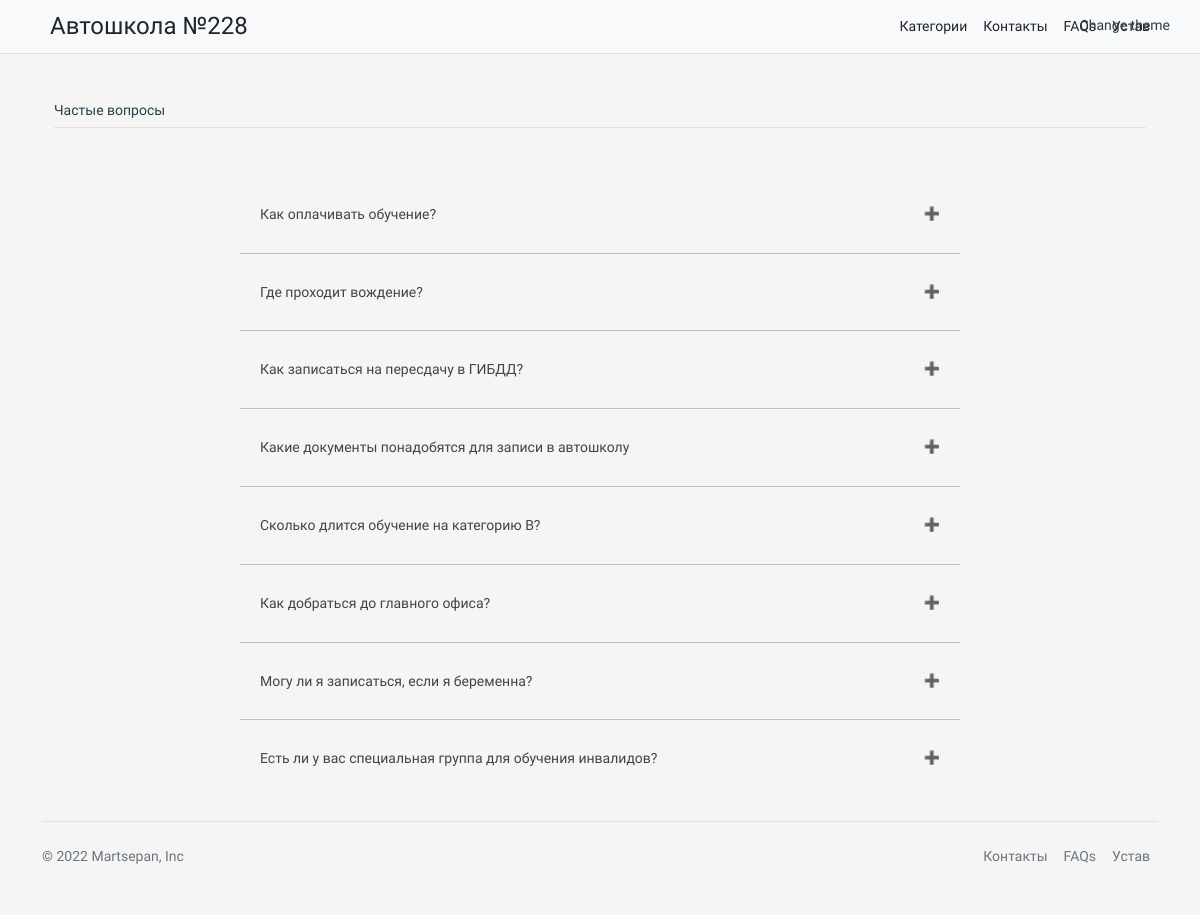
Page /faq on the committed database.
### school/models.py (models this page shows, shortened)
class FAQS(models.Model):
    question = models.CharField('Вопрос', max_length=100, null=False)
    answer = models.CharField('Ответ', max_length=300, null=False)
    class Meta:
        verbose_name = 'Вопросы и ответы'
        verbose_name_plural = 'Ответы'

### school/views.py (the view)
# urls.py: path('faq', views.faq, name='faq'),
def faq(request):
    faqs = FAQS.objects.all()
    return render (request, 'school/faqs.html', {"faqs": faqs})

### school/templates/school/faqs.html (shortened to what this page needs)
{% extends 'school/base.html' %}
{% block content %}
<div class="container px-4 py-5">
    <h1 class="pb-2 border-bottom animate__animated animate__bounceIn wow">Частые вопросы</h1>
    </div>
    <section class="faq-container">
            <h1 class="faq-page animate__animated animate__bounceIn">Как оплачивать обучение?</h1>
        {% for item in faqs %}
        <hr class="hr-line">
            <div>
            <h1 class="faq-page animate__animated animate__bounceIn">{{ item.question }}</h1>
        </div>
        {% endfor %}
    </section>
{% endblock %}

### school/templates/school/base.html (shortened to what this page needs)
    {% load static %}
    <!DOCTYPE html>
    <html lang="ru">
    <head>
        <link rel="stylesheet" href="https://cdn.jsdelivr.net/npm/bootstrap@5.2.0/dist/css/bootstrap.min.css">
        <link rel="stylesheet" href="{% static 'school/css/style.css' %}">
        <link rel="stylesheet" href="{% static 'school/css/animate.css' %}">
        <link rel="stylesheet" href="{% static 'school/css/home.css' %}" id="theme-link">
        <link rel="stylesheet" href="{% static 'school/css/faq.css' %}">
      </head>
    </head>
    <body>
        <nav class="py-2 bg-light border-bottom">
            <div class="container d-flex flex-wrap">
              <span class="me-auto logo"><a href="/" class="nav-link link-dark px-2" aria-current="page">Автошкола №228</a></span>
              <ul class="nav">
                <li class="nav-item"><a href="/info/" class="nav-link link-dark px-2">Категории</a></li>
                <li class="nav-item"><a href="/contacts" class="nav-link link-dark px-2">Контакты</a></li>
                <li class="nav-item"><a href="/faq" class="nav-link link-dark px-2">FAQs</a></li>
                <li class="nav-item"><a href="/charter" class="nav-link link-dark px-2">Устав</a></li>
              </ul>
            </div>
          </nav>
          <div class="theme-button" id="theme-button">Change theme</div>
          {% block content %}{% endblock %}
          <div class="container animate__animated animate__fadeInUp wow">
          <footer class="d-flex flex-wrap justify-content-between align-items-center py-3 my-4 border-top">
            <p class="col-md-4 mb-0 text-muted">© 2022 Martsepan, Inc</p>
            <ul class="nav col-md-4 justify-content-end">
              <li class="nav-item"><a href="/contacts" class="nav-link px-2 text-muted">Контакты</a></li>
              <li class="nav-item"><a href="/faq" class="nav-link px-2 text-muted">FAQs</a></li>
              <li class="nav-item"><a href="/charter" class="nav-link px-2 text-muted">Устав</a></li>
            </ul>
          </footer>
        </div>
      </body>

### school/static/school/css/style.css (style rules this page uses)
html, body, div, span, h1, h2, h3, h4, h5, h6, p, em, img, strong, sub, sup, b, u, i, dl, dt, dd, ol, ul, li, fieldset, form, label, table, tbody, tfoot, thead, tr, th, td, article, aside, canvas, details, figcaption, figure, footer, header, hgroup, menu, nav, section, summary, time, mark, audio, video { margin: 0; padding: 0; border: 0; outline: 0; vertical-align: baseline; background: transparent; font-size: 100%; }
body { background-color: whitesmoke; }
.logo { font-size: 24px; }
li { list-style-type: none; }
.theme-button { position: absolute; right: 5px; top: 5px; display: inline-block; padding: 10px 25px; cursor: pointer; }

### school/static/school/css/home.css (style rules this page uses)
* { box-sizing: border-box; }
body { font-size: 14px; }
.container { margin: auto; position: relative; max-width: auto; }
div { font-size: 14px; color: #293e48; }

### school/static/school/css/faq.css (style rules this page uses)
body { font-family: 'Work Sans', sans-serif; }
.faq-container { display: flex; justify-content: center; flex-direction: column; }
.hr-line { width: 60%; margin: auto; }
.faq-page { color: #444; cursor: pointer; padding: 30px 20px; width: 60%; border: none; outline: none; transition: 0.4s; margin: auto; }
.faq-page:after { content: '\02795'; font-size: 13px; color: #777; float: right; margin-left: 5px; }

### rows in the picture
FAQS: question "Где проходит вождение?"
FAQS: question "Как записаться на пересдачу в ГИБДД?"
FAQS: question "Какие документы понадобятся для записи в автошколу"
FAQS: question "Сколько длится обучение на категорию В?"
FAQS: question "Как добраться до главного офиса?"
FAQS: question "Могу ли я записаться, если я беременна?"
FAQS: question "Есть ли у вас специальная группа для обучения инвалидов?"
